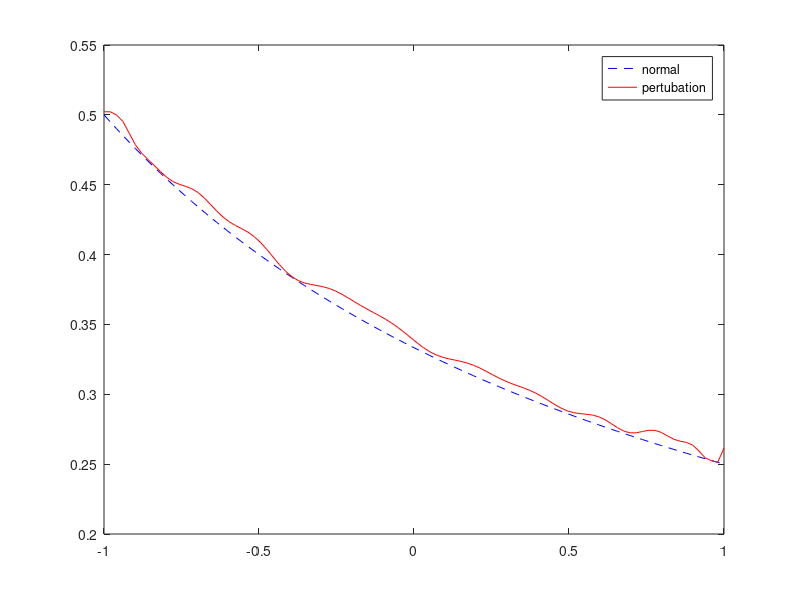

The MATLAB source for this figure:
n= 30

%x = -1 + 2*(0:1:(n-1))/(n-1);
x = cos((2*(1:1:n)-1)/(n)*0.5*pi);
b1 = 1./(3+x);
b2 = 1./(3+x)+0.01*rand(1,n);
A = zeros(n);

for i=1:n
    A(1:n,i) = (x).^(i-1);
    
end

inv(A);
c1 = inv(A)*b1';
c2 = inv(A)*b2';
x2 = linspace(-1,1,100);

P1 = zeros([1,100]);
P2 = zeros([1,100]);
f= 1./(3+x2);
for i=1:n
    P1 = P1 + c1(i)*x2.^(i-1);
    P2 = P2 + c2(i)*x2.^(i-1);
end

figure
plot(x2,P1,'b--')
hold('on')
plot(x2,P2,'r-')
legend('normal','pertubation')